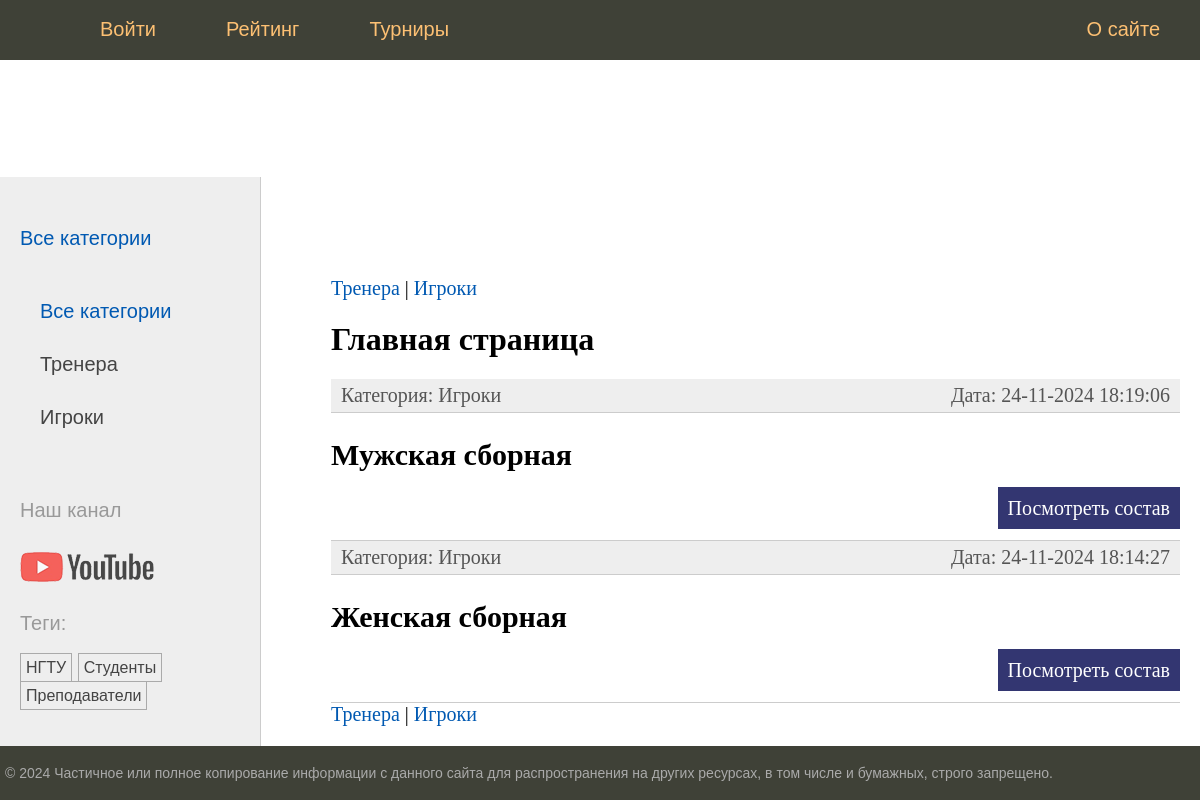
The page / on the database its author committed.
### volleyball/models.py (models this page shows, shortened)
class Category(models.Model):
    name = models.CharField(max_length=100, db_index=True)
    slug = models.SlugField(max_length=255, unique=True, db_index=True)
    def get_absolute_url(self):
        return reverse('category', kwargs={'cat_slug': self.slug})

class TagTeam(models.Model):
    tag = models.CharField(max_length=100, db_index=True)
    slug = models.SlugField(max_length=255, unique=True, db_index=True)
    def get_absolute_url(self):
        return reverse('tag', kwargs={'tag_slug': self.slug})

class Volleyball(models.Model):
    class Status(models.IntegerChoices):
        DRAFT = 0, 'Не существует'
        PUBLISHED = 1, 'Существует'
    tags = models.ManyToManyField('TagTeam', blank=True, related_name='tags')
    coach = models.OneToOneField('Coach', on_delete=models.SET_NULL, null=True, blank=True, related_name='coach')
    title = models.CharField(max_length=255)
    slug = models.SlugField(max_length=255, db_index=True, unique=True)
    content = models.TextField(blank=True)
    time_create = models.DateTimeField(auto_now_add=True)
    time_update = models.DateTimeField(auto_now=True)
    is_published = models.BooleanField(choices=Status.choices, default=Status.DRAFT)
    cat = models.ForeignKey('Category', on_delete=models.CASCADE)
    objects = models.Manager()
    published = PublishedModel()
    class Meta:
        ordering = ['-time_create']
        indexes = [
            models.Index(fields=['-time_create']),
        ]
    def get_absolute_url(self):
        return reverse('team', kwargs={'team_slug': self.slug})

### volleyball/views.py (the view)
# urls.py: path('', views.index, name='home'),
def index(request):
    data = {
        'title': 'Главная страница',
        'menu': menu,
        'team': Volleyball.published.all(),
        'cat_selected': 0,
    }
    return render(request, 'volleyball/index.html', context=data)

### volleyball/models.py (called while the page is built)
    def get_queryset(self):
        return super().get_queryset().filter(is_published=Volleyball.Status.PUBLISHED)

### volleyball/templatetags/volleyball_tags.py (called while the page is built)
@register.inclusion_tag('volleyball/list_categories.html')
def show_categories(cat_selected_id=0):
    cats = Category.objects.all()
    return {"cats": cats, "cat_selected": cat_selected_id}

@register.inclusion_tag('volleyball/list_tags.html')
def show_all_tags():
    return {"tags": TagTeam.objects.all()}

### volleyball/templates/volleyball/index.html (shortened to what this page needs)
{% extends 'base.html' %}
{% block content %}
{% include 'volleyball/includes/nav.html' %}
<h1>{{title}}</h1>
<ul class="list-articles">
    {% for p in team %}
         <li><div class="article-panel">
            <p class="first">Категория: {{p.cat.name}}</p>
            <p class="last">Дата: {{p.time_update|date:"d-m-Y H:i:s"}}</p>
         </div>
        <li><h2>{{p.title}}</h2>
        <p class="link-read-post"><a href="{{ p.get_absolute_url }}">Посмотреть состав</a></p>
        </li>
    {% endfor %}
</ul>
{% include 'volleyball/includes/nav.html' %}
{% endblock %}

### volleyball/templates/base.html (shortened to what this page needs)
{% load static %}
{% load volleyball_tags %}
<html>
<head>
    <link type="text/css" href="{% static 'volleyball/css/styles.css' %}" rel="stylesheet" />
</head>
<body>
<table class="table-page" border="0" cellpadding="0" cellspacing="0">
<tr>
    <td valign="top">
        {% block mainmenu %}
        <div class="header">
            <ul id="mainmenu" class="mainmenu">
                {% for m in menu %}
                    {% if not forloop.last %}
                        <li><a href="#">{{m.title}}</a></li>
                    {% else %}
                        <li class="last"><a href="#">{{m.title}}</a></li>
                    {% endif %}
                {% endfor %}
            </ul>
        </div>
        {% endblock mainmenu %}
    </td>
</tr>
<tr>
    <td>
        <table class="table-content" border="0" cellpadding="0" cellspacing="0">
        <tr>
            <td valign="top" class="left-chapters">
                <ul id="leftchapters">
                    {% if cat_selected == 0 or cat_selected is None %}
                        <li class="selected">Все категории</li>
                    {% else %}
                        <li><a href="{% url 'home' %}">Все категории</a></li>
                    {% endif %}
                    {% show_categories cat_selected %}
                    <li class="share">
                        <p>Наш канал</p>
                        <a class="share-yt" href="..." target="_blank" rel="nofollow"></a>
                    </li>
                    <li>{% show_all_tags %}</li>
                </ul>
            </td>
            <td valign="top" class="content">
                <div class="content-text">
                    {% block content %}
                    {% endblock %}
                </div>
            </td>
        </tr>
        </table>
    </td>
</tr>
<tr>
    <td valign="top">
        <div id="footer">
            <p>&copy; 2024 Частичное или полное копирование информации с данного сайта для распространения на других ресурсах, в том числе и бумажных, строго запрещено.</p>
        </div>
    </td>
</tr>
</table>
</body>
</html>

### volleyball/templates/volleyball/list_categories.html (shortened to what this page needs)
<!DOCTYPE html>
<html lang="en">
<head>
</head>
<body>
    <ul id="leftchapters">
        <li class="selected">Все категории</li>
         {% for cat in cats %}
         {% if cat.id == cat_selected %}
                   <li class="selected">{{cat.name}}</li>
         {% else %}
                   <li><a href="{{ cat.get_absolute_url }}">{{cat.name}}</a></li>
         {% endif %}
         {% endfor %}
         </ul>
</body>
</html>

### volleyball/templates/volleyball/list_tags.html
{% if tags %}
     Теги:</p>
     <ul class="tags-list">
         {% for t in tags %}
         <li><a href="{{t.get_absolute_url}}">{{t.tag}}</a></li>
         {% endfor %}
     </ul>
{% endif %}

### volleyball/templates/volleyball/includes/nav.html (shortened to what this page needs)
<!DOCTYPE html>
<html lang="en">
<head>
</head>
<body>
<nav>
         <a href="#">Тренера</a> |
         <a href="#">Игроки</a>
</nav>
</body>
</html>

### volleyball/static/volleyball/css/styles.css (style rules this page uses)
html, body { font-family: 'Arial'; margin: 0; padding: 0; height: 100%; width: 100%; color: #444; }
a { color: #0059b2; text-decoration: none; }
p.link-read-post { text-align: right; }
p.link-read-post a { padding: 10px; min-width: 100px; background: #333671; color: #fff; text-decoration: none; }
div.article-panel { background: #eee; padding: 5px 10px 5px 10px; box-sizing: border-box; overflow: hidden; color: #555; }
div.article-panel p.first { margin: 0; float: left; }
div.article-panel p.last { margin: 0; float: right; }
ul.list-articles { list-style: none; margin: 0; padding: 0; }
ul.list-articles li { border-bottom: 1px solid #ccc; }
.table-page { width: 100%; height: 100%; vertical-align: top; }
.table-page tr { height: 100%; }
.header { background: #3F4137; height: 60px; }
ul.mainmenu { list-style: none; margin: 0; padding: 0; height: 60px; color: #fdc073; font-size: 20px; overflow: hidden; }
ul.mainmenu li { float: left; margin: 18px 40px 0 30px; }
ul.mainmenu li.last { float: right; }
ul.mainmenu li a { color: #fdc073; text-decoration: none; }
.table-content { width: 100%; min-height: 100%; height: 100%; }
.left-chapters { margin: 0; background: #eee; border-right: 1px solid #ccc; }
.left-chapters ul { width: 230px; margin: 0; padding: 20px 10px 10px 20px; list-style: none; font-size: 20px; }
.left-chapters ul li { margin: 30px 0 0 0; color: #999; }
.left-chapters ul li.selected { color: #0059b2; }
.left-chapters ul li a { color: #444; text-decoration: none; }
.left-chapters ul li.share { margin: 60px 0 0 0; }
.left-chapters ul li.share p { margin: 30px 0 30px 0; }
.left-chapters ul li.share a { display: inline-block; width: 40px; height: 40px; margin: 0 20px 0 0; }
.left-chapters ul li.share a.share-yt { width: 100%; height: 30px; background: url('../images/share_yt.png') no-repeat 0 0 }
ul.tags-list { width: 100%; margin: 0; padding: 0; list-style: none; }
ul.tags-list li { margin: 0; padding: 0 0 10px; display: inline-block; }
ul.tags-list li a { padding: 5px; font-size: 16px; border: 1px solid #aaa; }
.content { padding: 40px 20px 20px 40px; width: 100%; box-sizing: border-box; }
.content-text { margin: 60px 0 0 30px; color: #000; font-size: 20px; font-family: Yandex Sans Display Light; }
.content-text h1 { font-size: 32px; }
#footer { box-sizing: border-box; background: #3F4137; padding: 5px; color: #aaa; font-size: 14px; font-family: Verdana, Geneva, Arial, Helvetica; text-align: left; overflow: hidden; }

### rows shown on the page
Category: name "Тренера"
Category: name "Игроки"
TagTeam: tag "НГТУ"
TagTeam: tag "Студенты"
TagTeam: tag "Преподаватели"
Volleyball: cat.name "Игроки", time_update "24-11-2024 18:19:06", title "Мужская сборная"
Volleyball: cat.name "Игроки", time_update "24-11-2024 18:14:27", title "Женская сборная"

### other values the page prints
{{ m.title }} "Войти" "Рейтинг" "Турниры"
{{ m.title }} "О сайте"
{{ title }} "Главная страница"
